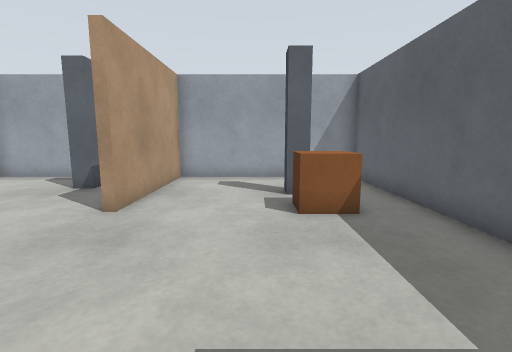
View 1 (above)

18 first-person views from a walk through a world built for the Gazebo simulator. The camera is 0.89 m above the floor, tilts 8° down and sees 85° across. The floor is counted in squares, 0.5 m on a side. Each view is taken from the middle of a square. On the plan, view 1 faces up. The plan holds only what a view shows up to about 15 squares ahead; the rest is blank.

View 2
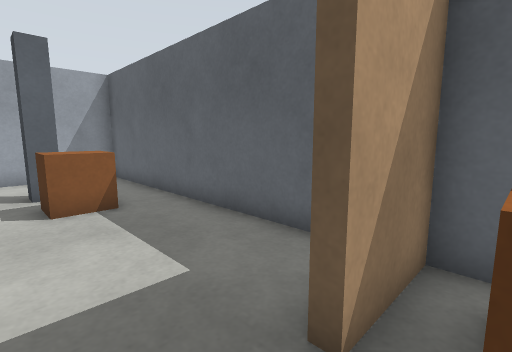

View 3
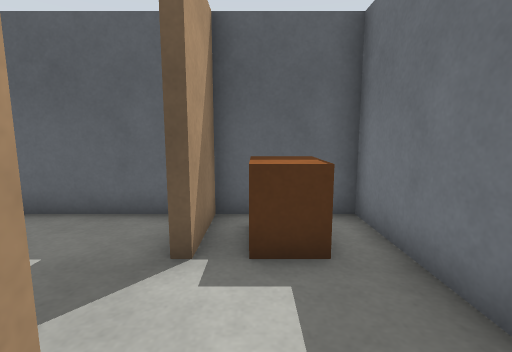

View 4
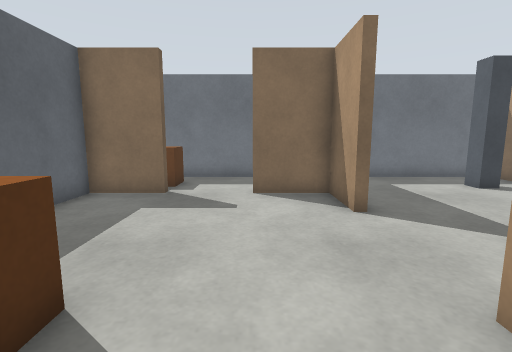

View 5
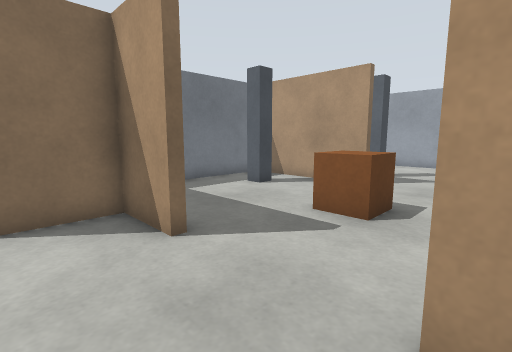

View 6
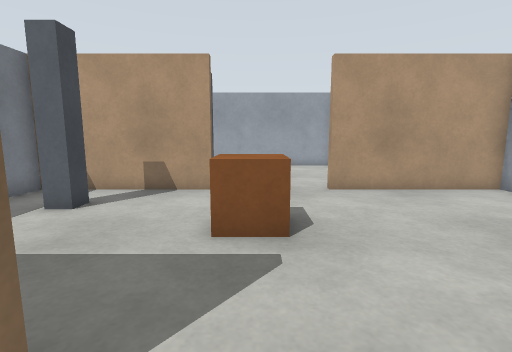

View 7
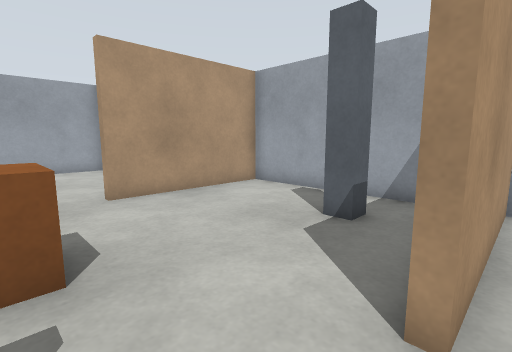

View 8
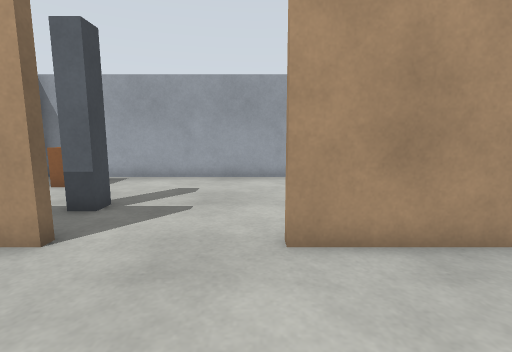

View 9
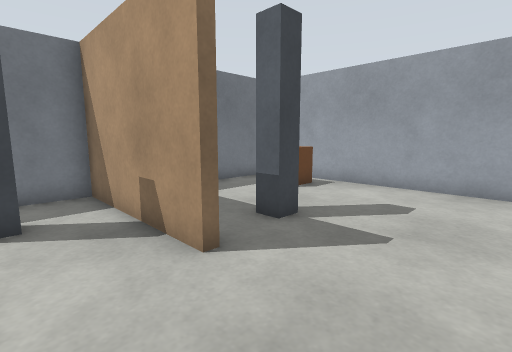

View 10
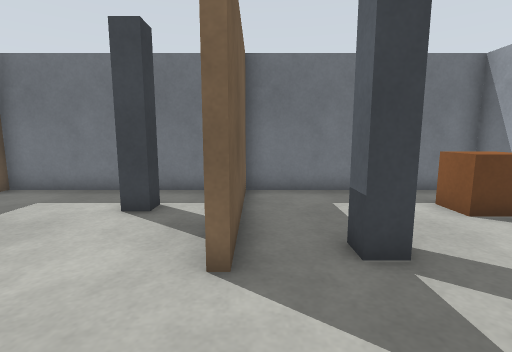

View 11
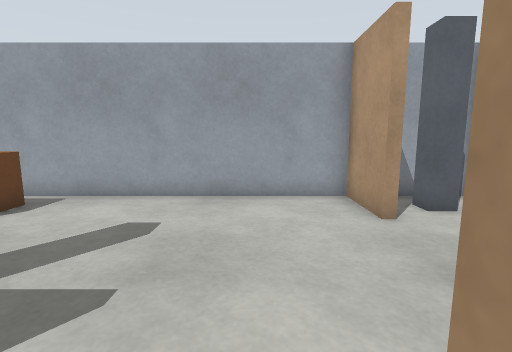

View 12
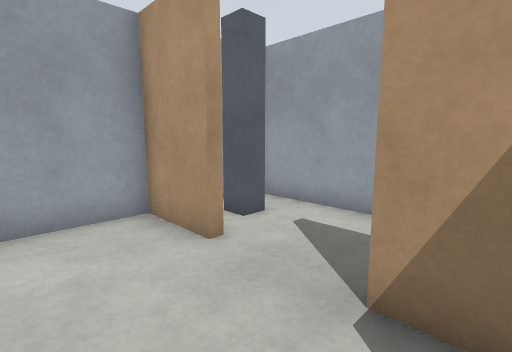

View 13
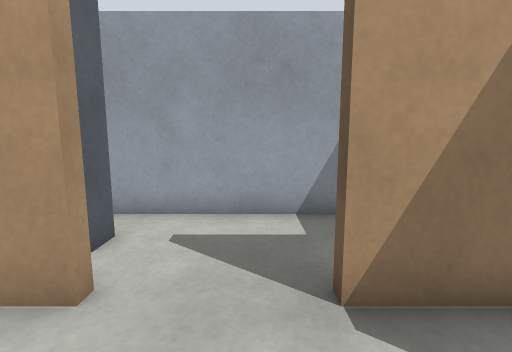

View 14
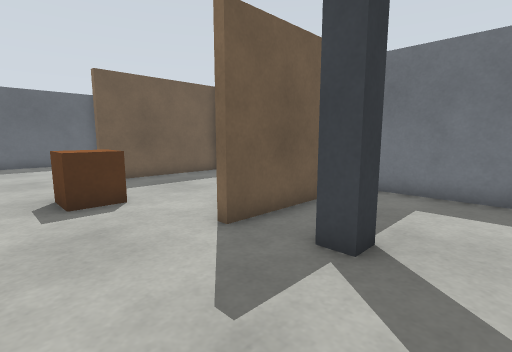

View 15
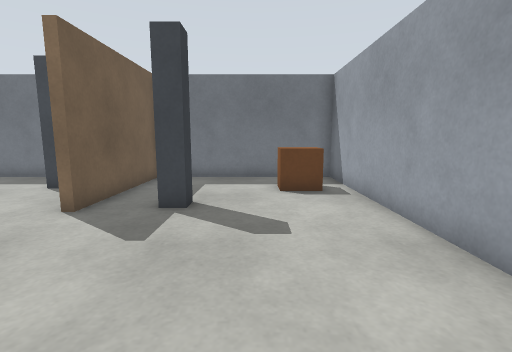

View 16
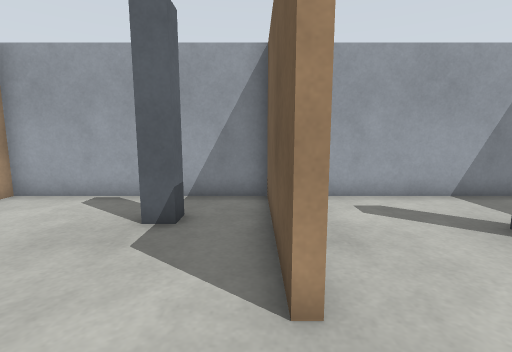

View 17
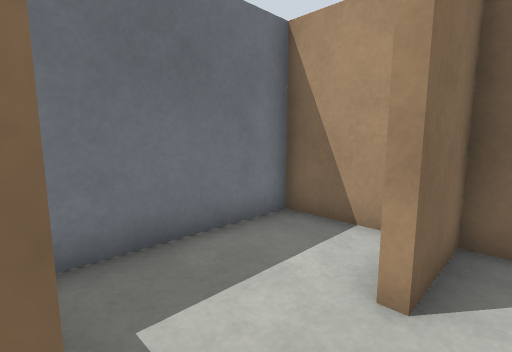

View 18
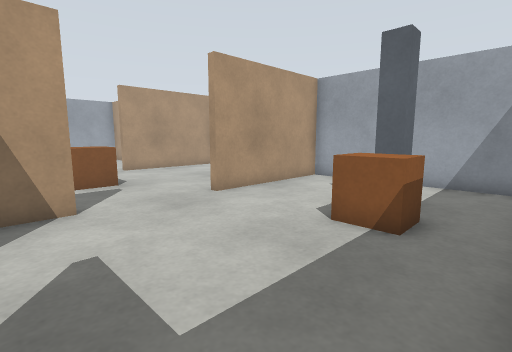

### Floor plan
Ten units are one square. View 1 is at (0, 0); x grows to the right and y downward. Boxes are objects, and circles mark ways between rooms. Rooms are numbered by the first view taken in them; rooms with no view inside come last. Other rooms are left out.
<svg viewBox="-198 -129 246 167">
<path fill="none" stroke="#000" d="M-37 -25 -33 -25 -33 -3 -9 -3 -9 1M19 1 19 -3 43 -3 43 -123 -33 -123 -33 -65M-33 9 -33 33 43 33 43 1 19 1M-117 -25 -113 -25 -113 33 -37 33 -37 -25M-33 -65 -37 -65 -37 -123 -113 -123 -113 -65 -118 -65M-169 -87 -193 -87 -193 33 -117 33 -117 -25M-122 -87 -141 -87M-169 -91 -169 -87M-141 -87 -141 -91M-131 -123 -190 -123M-193 -124 -193 -102"/>
<rect x="5" y="-75" width="20" height="10" fill="#bbb"><title>brown box</title></rect>
<rect x="5" y="-95" width="10" height="10" fill="#bbb"><title>pillar</title></rect>
<rect x="15" y="5" width="20" height="20" fill="#bbb"><title>brown box</title></rect>
<rect x="-95" y="5" width="10" height="10" fill="#bbb"><title>pillar</title></rect>
<rect x="-85" y="-45" width="20" height="20" fill="#bbb"><title>brown box</title></rect>
<rect x="-65" y="-105" width="10" height="10" fill="#bbb"><title>pillar</title></rect>
<rect x="-185" y="-5" width="20" height="20" fill="#bbb"><title>brown box</title></rect>
<rect x="-145" y="-25" width="10" height="10" fill="#bbb"><title>pillar</title></rect>
<rect x="-185" y="-115" width="10" height="20" fill="#bbb"><title>pillar</title></rect>
<circle cx="5" cy="0" r="3" fill="#2a7"/>
<circle cx="-40" cy="-45" r="3" fill="#2a7"/>
<circle cx="-120" cy="-45" r="3" fill="#2a7"/>
<circle cx="-155" cy="-90" r="3" fill="#2a7"/>
<text x="0" y="-60">1</text>
<text x="0" y="20">2</text>
<text x="-80" y="-50">3</text>
<text x="-160" y="-30">4</text>
<text x="-160" y="-110">5</text>
</svg>
Room 1 opens to room 2. Room 1 opens to room 3. Room 3 opens to room 4. Room 4 opens to room 5.

Where each view was taken, in squares from view 1:
view 1: 0 up, 0 right, facing up
view 2: 1 down, 0 right, facing up-right
view 3: 1 down, 2 left, facing right
view 4: 9 up, 1 left, facing down
view 5: 7 up, 1 left, facing down-left
view 6: 4 up, 2 left, facing left
view 7: 4 up, 3 left, facing up-left
view 8: 6 up, 7 left, facing left
view 9: 6 up, 9 left, facing down-left
view 10: 6 up, 12 left, facing down
view 11: 6 up, 11 left, facing left
view 12: 6 up, 13 left, facing up-left
view 13: 6 up, 15 left, facing up
view 14: 6 up, 16 left, facing down-right
view 15: 9 up, 16 left, facing down
view 16: 4 up, 4 left, facing up
view 17: 1 up, 2 right, facing down-left
view 18: 1 up, 4 right, facing up-left
